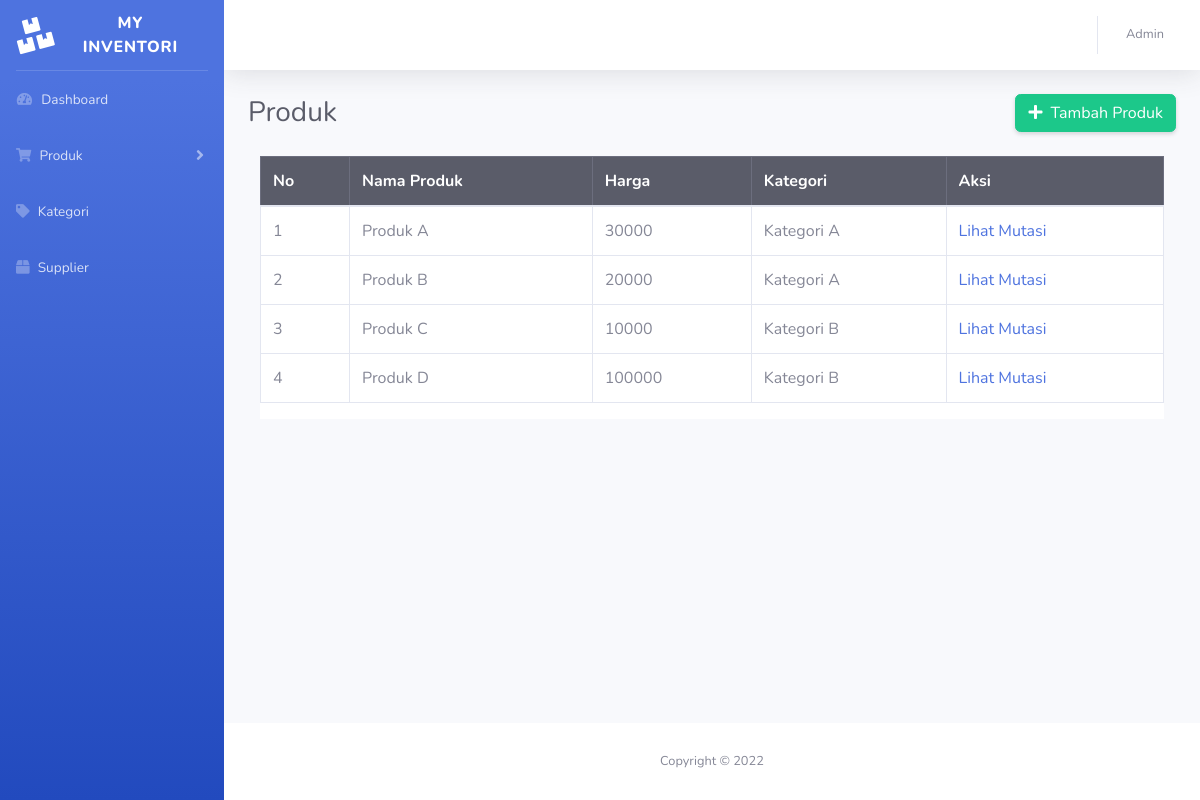
The page /produk.php (signed in) on the database as committed earlier.
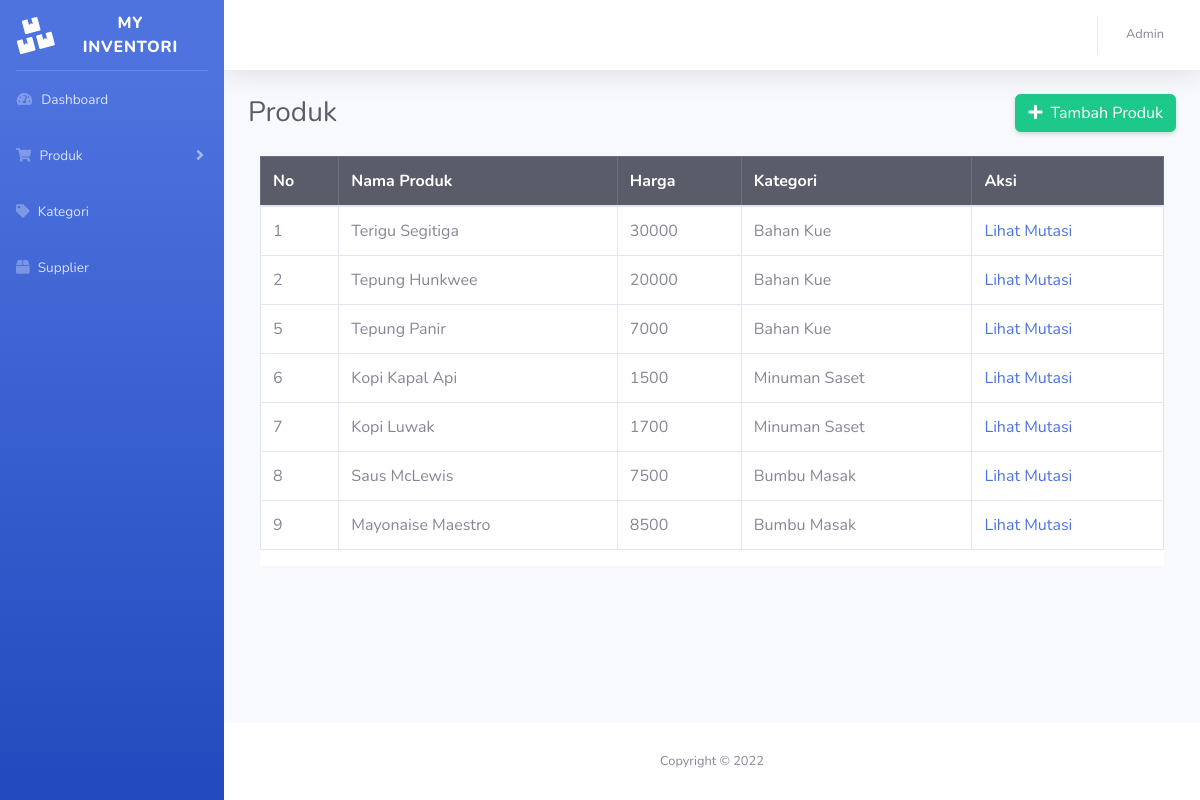
The same page on the database as committed later.
### tables this page shows
CREATE TABLE `produk` (
  `id_produk` int(255) NOT NULL,
  `nama_produk` varchar(255) NOT NULL,
  `id_kategori` int(255) NOT NULL,
  `harga` int(255) NOT NULL
);

CREATE TABLE `kategori` (
  `id_kategori` int(255) NOT NULL,
  `nama_kategori` varchar(255) NOT NULL
);

### produk.php (the view, shortened to what this page needs)
<?php
include '_koneksi.php';
$sql = "SELECT * FROM produk
INNER JOIN kategori
ON produk.id_kategori = kategori.id_kategori";
$result = $conn->query($sql);
if ($result->num_rows > 0) {
  while($row = $result->fetch_assoc()) {
    $produk[] = $row;
  }
} else {
  echo "0 results";
}
?>
<!DOCTYPE html>
<html lang="en">
<head>
    <link href="vendor/fontawesome-free/css/all.min.css" rel="stylesheet" type="text/css">
    <link href="css/sb-admin-2.min.css" rel="stylesheet">
</head>
<body id="page-top">
    <div id="wrapper">
		<?php include 'inc/sidebar.php'; ?>
        <div id="content-wrapper" class="d-flex flex-column">
            <div id="content">
				<?php include 'inc/topbar.php'; ?>
                <div class="container-fluid">
					<div class="d-sm-flex align-items-center justify-content-between mb-4">
						<h1 class="h3 mb-0 text-gray-800">Produk</h1>
						<a href="produk_tambah.php" class="btn btn-success shadow-sm">
						<i class="fas fa-plus mr-1"></i> Tambah Produk</a>
					</div>
					<div class="container">
						<div class="row bg-white">
							<table class="table table-bordered" id="dataTable" cellspacing="0">
								<thead class="table-dark">
									<tr>
										<th>No</th>
										<th>Nama Produk</th>
										<th>Harga</th>
										<th>Kategori</th>
										<th>Aksi</th>
									</tr>
								</thead>
								<tbody>
								<?php foreach($produk as $produk): ?>
									<tr>
										<td><?= $produk['id_produk'] ?></td>
										<td><?= $produk['nama_produk'] ?></td>
										<td><?= $produk['harga'] ?></td>
										<td><?= $produk['nama_kategori'] ?></td>
										<td>
											<a href="produk_mutasi.php">Lihat Mutasi </a>
										</td>
									</tr>
								<?php endforeach; ?>
								</tbody>
							</table>
						</div>
					</div>
                </div>
            </div>
			<?php include 'inc/footer.php'; ?>
        </div>
    </div>
</body>
</html>

### inc/sidebar.php (shortened to what this page needs)
     <ul class="navbar-nav bg-gradient-primary sidebar sidebar-dark accordion" id="accordionSidebar">
          <a class="sidebar-brand d-flex align-items-center justify-content-center" href="dashboard.php">
              <div class="sidebar-brand-icon rotate-n-15">
                  <i class="fas fa-boxes"></i>
              </div>
              <div class="sidebar-brand-text mx-3">My Inventori</div>
          </a>
          <hr class="sidebar-divider my-0">
          <li class="nav-item">
              <a class="nav-link" href="dashboard.php">
                  <i class="fas fa-fw fa-tachometer-alt"></i>
                  <span>Dashboard</span></a>
          </li>
          <li class="nav-item">
              <a class="nav-link collapsed" href="#" data-toggle="collapse" data-target="#collapseTwo"
                  aria-expanded="true" aria-controls="collapseTwo">
                  <i class="fas fa-shopping-cart"></i>
                  <span>Produk</span>
              </a>
          </li>
          <li class="nav-item">
              <a class="nav-link" href="kategori.php">
                  <i class="fas fa-tag"></i>
                  <span>Kategori</span></a>
          </li>
          <li class="nav-item">
              <a class="nav-link" href="supplier.php">
                  <i class="fas fa-box"></i>
                  <span>Supplier</span></a>
          </li>
</ul>

### inc/topbar.php (shortened to what this page needs)
<nav class="navbar navbar-expand navbar-light bg-white topbar mb-4 static-top shadow">
    <ul class="navbar-nav ml-auto">
        <li class="nav-item dropdown no-arrow">
            <a class="nav-link dropdown-toggle" href="#" id="userDropdown" role="button"
                data-toggle="dropdown" aria-haspopup="true" aria-expanded="false">
                <span class="mr-2 d-none d-lg-inline text-gray-600 small">Admin</span>
            </a>
        </li>
    </ul>
</nav>

### inc/footer.php
<footer class="sticky-footer bg-white">
     <div class="container my-auto">
         <div class="copyright text-center my-auto">
             <span>Copyright &copy; 2022</span>
         </div>
     </div>
 </footer>

Rows that differ between the two databases and show on the page:
removed produk: id_produk "3", nama_produk "Produk C", harga "10000", id_kategori.nama_kategori "Kategori B"
removed produk: id_produk "4", nama_produk "Produk D", harga "100000", id_kategori.nama_kategori "Kategori B"
changed produk id 1: nama_produk "Produk A" → "Terigu Segitiga"; id_kategori.nama_kategori "Kategori A" → "Bahan Kue"
changed produk id 2: nama_produk "Produk B" → "Tepung Hunkwee"; id_kategori.nama_kategori "Kategori A" → "Bahan Kue"
added produk: id_produk "5", nama_produk "Tepung Panir", harga "7000", id_kategori.nama_kategori "Bahan Kue"
added produk: id_produk "6", nama_produk "Kopi Kapal Api", harga "1500", id_kategori.nama_kategori "Minuman Saset"
added produk: id_produk "7", nama_produk "Kopi Luwak", harga "1700", id_kategori.nama_kategori "Minuman Saset"
added produk: id_produk "8", nama_produk "Saus McLewis", harga "7500", id_kategori.nama_kategori "Bumbu Masak"
added produk: id_produk "9", nama_produk "Mayonaise Maestro", harga "8500", id_kategori.nama_kategori "Bumbu Masak"
